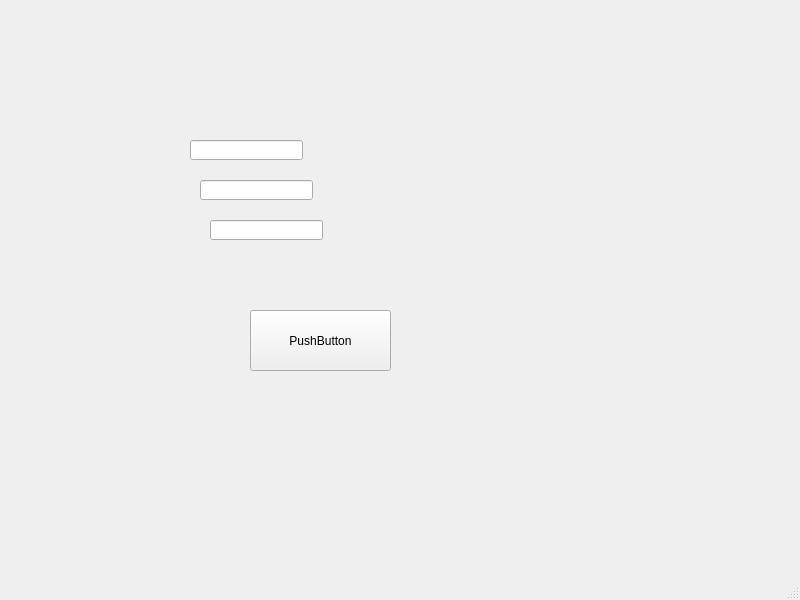
<?xml version="1.0" encoding="UTF-8"?>
<ui version="4.0">
 <class>MainWindow</class>
 <widget class="QMainWindow" name="MainWindow">
  <property name="geometry">
   <rect>
    <x>0</x>
    <y>0</y>
    <width>800</width>
    <height>600</height>
   </rect>
  </property>
  <property name="sizePolicy">
   <sizepolicy hsizetype="Preferred" vsizetype="Preferred">
    <horstretch>0</horstretch>
    <verstretch>0</verstretch>
   </sizepolicy>
  </property>
  <property name="windowTitle">
   <string>MainWindow</string>
  </property>
  <widget class="QWidget" name="centralwidget">
   <widget class="QLineEdit" name="lineEdit_3">
    <property name="geometry">
     <rect>
      <x>190</x>
      <y>140</y>
      <width>113</width>
      <height>20</height>
     </rect>
    </property>
   </widget>
   <widget class="QLineEdit" name="lineEdit_4">
    <property name="geometry">
     <rect>
      <x>200</x>
      <y>180</y>
      <width>113</width>
      <height>20</height>
     </rect>
    </property>
   </widget>
   <widget class="QLineEdit" name="lineEdit_5">
    <property name="geometry">
     <rect>
      <x>210</x>
      <y>220</y>
      <width>113</width>
      <height>20</height>
     </rect>
    </property>
   </widget>
   <widget class="QPushButton" name="pushButton">
    <property name="geometry">
     <rect>
      <x>250</x>
      <y>310</y>
      <width>141</width>
      <height>61</height>
     </rect>
    </property>
    <property name="text">
     <string>PushButton</string>
    </property>
   </widget>
  </widget>
  <widget class="QMenuBar" name="menubar">
   <property name="geometry">
    <rect>
     <x>0</x>
     <y>0</y>
     <width>800</width>
     <height>23</height>
    </rect>
   </property>
  </widget>
  <widget class="QStatusBar" name="statusbar"/>
 </widget>
 <tabstops>
  <tabstop>lineEdit_3</tabstop>
  <tabstop>lineEdit_5</tabstop>
  <tabstop>lineEdit_4</tabstop>
 </tabstops>
 <resources/>
 <connections>
  <connection>
   <sender>pushButton</sender>
   <signal>clicked()</signal>
   <receiver>MainWindow</receiver>
   <slot>close()</slot>
   <hints>
    <hint type="sourcelabel">
     <x>329</x>
     <y>359</y>
    </hint>
    <hint type="destinationlabel">
     <x>350</x>
     <y>404</y>
    </hint>
   </hints>
  </connection>
 </connections>
</ui>
